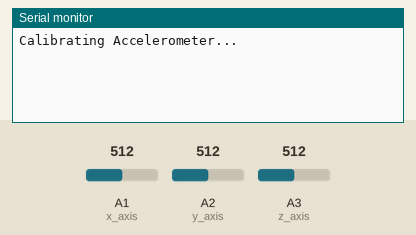
The sketch below on a simulated Arduino MKR. Shown: the last lines printed to the serial monitor. The test bench sets the inputs (shaded band); at power-on: A1 (x_axis) = 512, A2 (y_axis) = 512, A3 (z_axis) = 512. No radio packets arrive unless stated.

Above: at 3.8 s.
3.9 s: A1 (x_axis) set to 716
At 5.7 s:
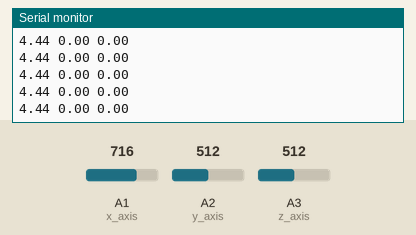
6.7 s: A2 (y_axis) set to 716
At 8.1 s:
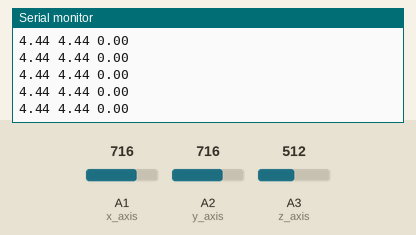
8.2 s: A3 (z_axis) set to 716
9.7 s: A1 (x_axis) set to 900
At 11.1 s:
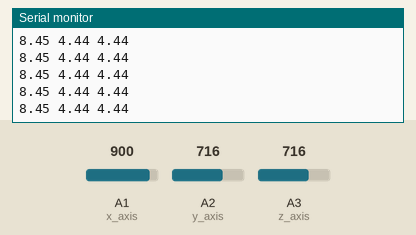
11.2 s: A2 (y_axis) set to 900
12.7 s: A3 (z_axis) set to 900
At 14.4 s:
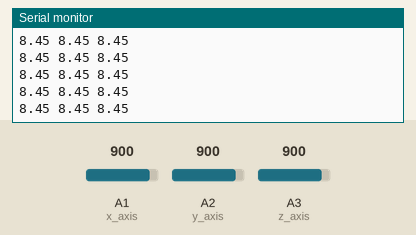
Timing chart, 0 to 15.2 s (numbered marks = the images above; inputs shaded):
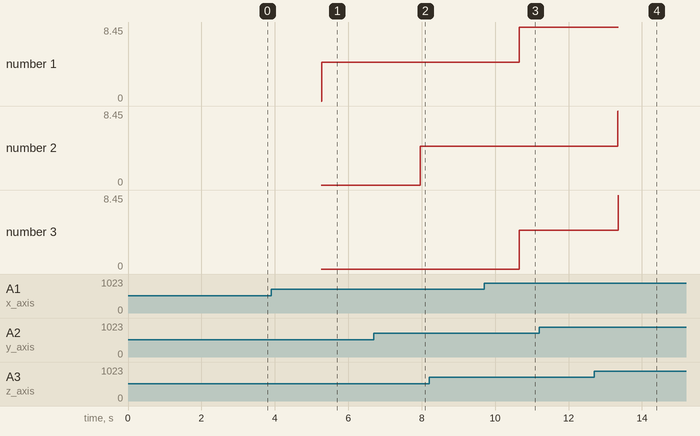

The sketch:

Sender.ino
```cpp
#include "Sender.h"

double xZero = 0.0; double yZero = 0.0; double zZero = 0.0;

void setup() {
  // //Initialise Serial connection
  Serial.begin(9600);
  LoRa.begin(915E6);
  callibrate(256, xZero, yZero, zZero);
}

void loop() {
  // ---------- VARIABLES ----------
  // FFT SAMPLING
  double real_x_axis[sample_n]{}; double imag_x_axis[sample_n]{};
  double real_y_axis[sample_n]{}; double imag_y_axis[sample_n]{};
  double real_z_axis[sample_n]{}; double imag_z_axis[sample_n]{};

  // ACCELERATION SAMPLING
  double xAccel[sample_n]{}; double yAccel[sample_n]{};
  double zAccel[sample_n]{};

  // VELOCITY SAMPLING
  double xVel[sample_n]{}; double yVel[sample_n]{};
  double zVel[sample_n]{};

  // DISPLACEMENT SAMPLING
  double xDisp[sample_n]{}; double yDisp[sample_n]{};
  double zDisp[sample_n]{};

  // MAXIMUM ACCELERATION
  double maxAccelX = 0.0; double maxAccelY = 0.0;
  double maxAccelZ = 0.0;

  // MAXIMUM FREQUENCY
  double xFreq = 0.0; double yFreq = 0.0; double zFreq = 0.0;
  // ---------- VARIABLES ----------

  // ---------- SAMPLE RAW DATA ----------
  readRawData(real_x_axis, real_y_axis, real_z_axis);
  // ---------- SAMPLE RAW DATA ----------

  // ---------- TURN RAW DATA INTO ACCELERATION (m/s/s) ----------
  processRawData(xAccel, yAccel, zAccel, real_x_axis, real_y_axis,
                  real_z_axis, xZero, yZero, zZero);
  // ---------- TURN RAW DATA INTO ACCELERATION (m/s/s) ----------

  // ---------- SERIAL PRINT ACCELERATION (m/s/s) ----------
  printAxisValues(xAccel, yAccel, zAccel);
  // ---------- SERIAL PRINT ACCELERATION (m/s/s) ----------

  // ---------- FIND MAX ACCELERATION ----------
  maxAccelX = findMaxAbs(xAccel);
  maxAccelY = findMaxAbs(yAccel);
  maxAccelZ = findMaxAbs(zAccel);
  // ---------- FIND MAX ACCELERATION ----------

  // ---------- REMOVE HIGH FREQUENCIES ----------
  lowPassFilter(xAccel);
  lowPassFilter(yAccel);
  lowPassFilter(zAccel);
  // ---------- REMOVE HIGH FREQUENCIES ----------

  // ---------- COMPUTE FFT ----------
  arduinoFFT xFFT(xAccel, imag_x_axis, sample_n, sampling_rate);
  arduinoFFT yFFT(yAccel, imag_y_axis, sample_n, sampling_rate);
  arduinoFFT zFFT(zAccel, imag_z_axis, sample_n, sampling_rate);

  xFFT.DCRemoval();
  yFFT.DCRemoval();
  zFFT.DCRemoval();

  xFFT.Windowing(window_type, FFT_dir);
  yFFT.Windowing(window_type, FFT_dir);
  zFFT.Windowing(window_type, FFT_dir);

  xFFT.Compute(FFT_dir);
  yFFT.Compute(FFT_dir);
  zFFT.Compute(FFT_dir);

  xFFT.ComplexToMagnitude();
  yFFT.ComplexToMagnitude();
  zFFT.ComplexToMagnitude();
  // ---------- COMPUTE FFT ----------

  // ---------- FIND HIGHEST FREQUENCY ----------
  xFreq = xFFT.MajorPeak();
  yFreq = yFFT.MajorPeak();
  zFreq = zFFT.MajorPeak();
  // ---------- FIND HIGHEST FREQUENCY ----------

  // ---------- CONVERT NAN TO 0 ----------
  checkNan(maxAccelX);
  checkNan(maxAccelY);
  checkNan(maxAccelZ);

  checkNan(xFreq);
  checkNan(yFreq);
  checkNan(zFreq);
  // ---------- CONVERT NAN TO 0 ----------

 // ---------- TRANSMIT LORA PACKET ----------
  LoRa.beginPacket();
  LoRa.write((uint8_t*)&xFreq, sizeof(xFreq));
  LoRa.write((uint8_t*)&yFreq, sizeof(yFreq));
  LoRa.write((uint8_t*)&zFreq, sizeof(zFreq));

  LoRa.write((uint8_t*)&maxAccelX, sizeof(maxAccelX));
  LoRa.write((uint8_t*)&maxAccelY, sizeof(maxAccelY));
  LoRa.write((uint8_t*)&maxAccelZ, sizeof(maxAccelZ));
  LoRa.endPacket();
  // ---------- TRANSMIT LORA PACKET ----------
}
```

FFT.cpp
```cpp
#include "Sender.h"

// double findMax(double arr[]) {
//   return *std::max_element(arr, arr+sample_n);
// }

double thresholdX = 0, thresholdY = 0, thresholdZ = 0;

double findMaxAbs(const double data[]) {
  double maxVal = 0;
  for (int i = 0; i < sample_n; ++i) {
    double absVal = abs(data[i]);
    if (absVal > maxVal) {
      maxVal = absVal;
    }
  }
  return maxVal;
}

void addGravity(double arr[]) {
  for (int i = 0; i < sample_n; i++) {
    arr[i] *= g;
  }
}

// void lowPassFilter(double *input, double *output, int windowSize) {
//   for (int i = 0; i < sample_n; i++) {
//     output[i] = 0;
//     int count = 0;
//     for (int j = i - windowSize; j <= i + windowSize; j++) {
//       if (j >= 0 && j < sample_n) {
//         output[i] += input[j];
//         count++;
//       }
//     }
//     output[i] /= count;
//   }
// }

// void lowPassFilter(double arr[]) {
//   double sum = 0;

//   for (uint16_t i = 0; i < window_size; ++i) {
//     sum += arr[i];
//   }

//   for (uint16_t i = window_size; i < sample_n; ++i) {
//     sum = sum - arr[i - window_size] + arr[i];
//     arr[i - window_size / 2] = sum / window_size;
//   }

//   for (uint16_t i = sample_n - window_size / 2; i < sample_n; ++i) {
//     arr[i] = arr[sample_n - window_size / 2 - 1];
//   }
// }

void lowPassFilter(double *data) {
  double filteredData = data[0]; // Initialize with the first value of the data array

  for (uint16_t i = 1; i < sample_n; i++) {
    filteredData = LP_alpha * data[i] + (1.0 - LP_alpha) * filteredData;
    data[i] = filteredData;
  }
}

void highPassFilter(double *data) {
  double filteredData = data[0]; // Initialize with the first value of the data array
  double prevRawData = data[0]; // Keep track of the previous raw data value

  for (uint16_t i = 1; i < sample_n; i++) {
    filteredData = HP_alpha * filteredData + HP_alpha * (data[i] - prevRawData);
    prevRawData = data[i];
    data[i] = filteredData;
  }
}

int findMaxIndex(double arr[]) {
  int maxIndex = 1;
  for (int i = 1; i < sample_n / 2; i++) { // Only need to search the first half of the array
    if (arr[i] > arr[maxIndex]) {
      maxIndex = i;
    }
  }
  return maxIndex;
}

double findAvg(double arr[]) {
  double sum = 0.0;
  for (int i = 0; i < sample_n; i++) {
    sum += arr[i];
  }
  return sum / sample_n;
}

void removeBias(double arr[]) {
  double bias = findAvg(arr);
  for (int i = 0; i < sample_n; i++) {
    arr[i] -= bias;
  }
}

void integrate(const double arr[], double dt, double integrated[]) {
  double sum = 0.0;
  for (int i = 0; i < sample_n; i++) {
    sum += arr[i] * dt;
    integrated[i] = sum;
  }
}

void readRawData(double real_x_axis[], double real_y_axis[], double real_z_axis[]) {
  for (int i = 0; i < sample_n; i++) {
    // READ RAW DATA FROM ANALOG PINS
    real_x_axis[i] = analogRead(x_axis);
    real_y_axis[i] = analogRead(y_axis);
    real_z_axis[i] = analogRead(z_axis);
    // SAMPLING INTERVAL
    delay(sample_interval);
  }
}

void processRawData(double xAccel[], double yAccel[], double zAccel[],
                    const double real_x_axis[], const double real_y_axis[],
                    const double real_z_axis[], double xZero, double yZero, double zZero) {
  for (int i = 0; i < sample_n; i++) {
    // CONVERT ADC LEVEL TO A VOLTAGE
    double voltageX = ((real_x_axis[i] * vRef) / (adc_resolution - 1));
    double voltageY = ((real_y_axis[i] * vRef) / (adc_resolution - 1));
    double voltageZ = ((real_z_axis[i] * vRef) / (adc_resolution - 1));

    xAccel[i] = ((voltageX - vRef / 2) / sensitivity - xZero) * g;
    yAccel[i] = ((voltageY - vRef / 2) / sensitivity - yZero) * g;
    zAccel[i] = ((voltageZ - vRef / 2) / sensitivity - zZero - 1) * g; // Subtract gravity

    // // Apply threshold to remove noise
    xAccel[i] = (abs(xAccel[i]) <= 0.7) ? 0 : xAccel[i];
    yAccel[i] = (abs(yAccel[i]) <= 0.9) ? 0 : yAccel[i];
    zAccel[i] = (abs(zAccel[i]) <= 0.1) ? 0 : zAccel[i];
    // Update thresholds with exponential moving average
    // thresholdX = alpha * abs(xAccel[i]) + (1 - alpha) * thresholdX;
    // thresholdY = alpha * abs(yAccel[i]) + (1 - alpha) * thresholdY;
    // thresholdZ = alpha * abs(zAccel[i]) + (1 - alpha) * thresholdZ;

    // // Apply threshold to remove noise
    // xAccel[i] = (abs(xAccel[i]) <= thresholdX) ? 0 : xAccel[i];
    // yAccel[i] = (abs(yAccel[i]) <= thresholdY) ? 0 : yAccel[i];
    // zAccel[i] = (abs(zAccel[i]) <= thresholdZ) ? 0 : zAccel[i];
  }
}

void integrate(const double xIn[], const double yIn[], const double zIn[],
                      double xOut[], double yOut[], double zOut[]) {
  double dt = sample_interval / 1000; // sampl_interval back into seconds
  for(int i = 1; i < sample_n; ++i) {
    xOut[i] = xOut[i - 1] + 0.5 * (xIn[i] + xIn[i - 1]) * dt;
    yOut[i] = yOut[i - 1] + 0.5 * (yIn[i] + yIn[i - 1]) * dt;
    zOut[i] = zOut[i - 1] + 0.5 * (zIn[i] + zIn[i - 1]) * dt;
  }
}

void checkNan(double& freq) {
 if (isnan(freq)) {
  freq = 0;
 }
}
```

Sender.h
```cpp
#ifndef Sender_h
#define Sender_h

#include "Arduino.h"
#include <algorithm>
#include <math.h>
#include <MKRWAN.h>
#include <arduinoFFT.h>
#include <LoRa.h>
#include <stdio.h>
#include <iostream>

static constexpr double pi = 3.14159265358979323846;

//---------- Accelerometer Values ----------
static const int x_axis = A1;
static const int y_axis = A2;
static const int z_axis = A3;
static const int adc_resolution = 4096; //12 BIT ADC
static const double g = 9.81;
const double noiseThreshold = 0.15;
// CALIBRATION
// const double vRef = 3.3; //3.3V reference / supply
const double vRef = 3.0; // BATTERY CONNECTION
static const double sensitivity = 0.33; //330 mV/g at 3.3V
//---------- Accelerometer Values ----------

//---------- FFT Values ----------
static const int frequency = 2;
// THIS IS THE MAXIMUM FREQUENCY THAT THE FFT CAN DETECT
static const int maxFreq = 25;
static const uint16_t sample_n = 128; //MUST BE EXP 2
// SAMPLING RATE MUST BE AT LEAST TWICE THE MAX FREQUENCY
static const constexpr double sampling_rate = maxFreq * 2;
 //Gives sample interval in milliseconds
static constexpr double sample_interval = ((1.0/sampling_rate)
                                            * 1000);

// ---------- FILTER VALUES ----------
constexpr double HP_Fc = 0.5; // high pass cut-off frequency
constexpr double LP_Fc = 5; // low pass cut-off frequency
constexpr double sampling_period = 1.0 / sampling_rate;

constexpr double HP_alpha = (1 - (2 * pi * HP_Fc
                                * sampling_period))
                            / (1 + (2 * pi * HP_Fc
                                * sampling_period));
constexpr double LP_alpha = 1 / (1 + (2 * pi * LP_Fc
                                * sampling_period));

const double alpha = 0.95;
// ---------- FILTER VALUES ----------

//FFT Function Values
// #define window_type FFT_WIN_TYP_HAMMING
#define window_type FFT_WIN_TYP_HANN
#define FFT_dir FFT_FORWARD
//---------- FFT Values ----------

// ---------- FUNCTIONS ----------
double findMaxAbs(const double data[]);
void lowPassFilter(double *data);
void highPassFilter(double *data);
void addGravity(double arr[]);
int findMaxIndex(double arr[]);
double findAvg(double arr[]);
void removeBias(double arr[]);
void integrate(const double arr[], double dt, double integrated[]);
void readRawData(double real_x_axis[], double real_y_axis[],
                 double real_z_axis[]);
void processRawData(double xAccel[], double yAccel[],
                    double zAccel[],
                    const double real_x_axis[],
                    const double real_y_axis[],
                    const double real_z_axis[], double xZero,
                    double yZero,
                    double zZero);
void integrate(const double xIn[], const double yIn[],
                const double zIn[], double xOut[],
                double yOut[], double zOut[]);
// ---------- FUNCTIONS ----------

// ---------- TEST FUNCTIONS ----------
void genSineWave(double arr[]);
void genZeroWave(double arr[]);
void printAxisValues(double xAccel[], double yAccel[],
                        double zAccel[]);
void printAxisVal(double xFreq, double yFreq, double zFreq);
void printAxisValueSingle(double accel[]);
void callibrate(int callibration_samples, double& xZero,
                double& yZero, double& zZero);
void checkNan(double& freq);
// ---------- TEST FUNCTIONS ----------

#endif
```

Sensor.cpp
```cpp
// #include "Sender.h"
// // LoRaModem LoRa;

// // namespace TNN {
// // static const char DEV_EUI[] = "70B3D57ED005BBA1";
// // static const char APP_EUI[] = "323738316A377F09";
// // static const char APP_KEY[] = "E863410BB8DC8ED66D23285FBD231518";
// // }

// // void setup() {
// //   // put your setup code here, to run once:
// //   Serial.begin(9600);
// //   while (!Serial);
// //   Serial.println("here1");
// //   bool beginSuccess = LoRa.begin(AU915);
// //   if(beginSuccess){
// //     Serial.println("Success to start modem");
// //   } else{
// //     Serial.println("Failed to start modem");
// //   }

// //   // if(!LoRa.begin(AU915)){
// //   //   Serial.println("Failed to start modem");
// //   //   while(true);
// //   // }
// //   Serial.println("here2");
// //   bool joinSuccess = LoRa.joinOTAA(TNN::APP_EUI, TNN::APP_KEY, TNN::DEV_EUI);
// //   if (joinSuccess) {
// //       Serial.println("Joined successfully");
// //   } else {
// //       Serial.println("Join failed");
// //   }
// //   Serial.println("here3");
// // }

// int readAxis(int axis){
//   return analogRead(axis);
// }

// void printAxis(char label, int axis){
//   // Serial.println("%c = %d",&label, readAxis(axis));
//   Serial.print(label);
//   Serial.print("= \t");
//   Serial.println(readAxis(axis));
//   // Serial.print("\t");
// }
```

Testing.cpp
```cpp
#include "Sender.h"

void genSineWave(double arr[]) {
    for (int i = 0; i < sample_n; ++i) {
        arr[i] = std::sin(2 * pi * frequency * i / sampling_rate);
    }
}

void genZeroWave(double arr[]) {
    for (int i = 0; i < sample_n; ++i) {
        arr[i] = 1;
    }
}

void printAxisValues(double xVal[], double yVal[], double zVal[]) {
    for (int i = 0; i < sample_n; i++) {
        Serial.print(xVal[i]);
        Serial.print(" ");
        Serial.print(yVal[i]);
        Serial.print(" ");
        Serial.println(zVal[i]);
    }
}

void printAxisVal(double xVal, double yVal, double zVal) {
    Serial.print(xVal);
    Serial.print(" ");
    Serial.print(yVal);
    Serial.print(" ");
    Serial.println(zVal);
}

void printAxisValueSingle(double accel[]) {
    for (int i = 0; i < sample_n; i++) {
        Serial.println(accel[i]);
    }
}

void callibrate (int callibration_samples, double& xZero, double& yZero, double& zZero) {
    Serial.println("Calibrating Accelerometer...");

    double offsetX = 0;
    double offsetY = 0;
    double offsetZ = 0;

    for (int i = 0; i < callibration_samples; i++) {
        double rawX = analogRead(x_axis);
        double rawY = analogRead(y_axis);
        double rawZ = analogRead(z_axis);

        double voltageX = (rawX * vRef) / (adc_resolution - 1);
        double voltageY = (rawY * vRef) / (adc_resolution - 1);
        double voltageZ = (rawZ * vRef) / (adc_resolution - 1);

        double accelerationX = (voltageX - vRef / 2) / sensitivity;
        double accelerationY = (voltageY - vRef / 2) / sensitivity;
        double accelerationZ = (voltageZ - vRef / 2) / sensitivity - 1;

        offsetX += accelerationX;
        offsetY += accelerationY;
        offsetZ += accelerationZ;
        delay(10);
    }

    offsetX /= callibration_samples;
    offsetY /= callibration_samples;
    offsetZ /= callibration_samples;

    // ---------- MUST BE TURNED OFF IF PWR IS BATTERY ----------
    // Serial.print("Offset X: ");
    // Serial.println(offsetX, 6);
    // Serial.print("Offset Y: ");
    // Serial.println(offsetY, 6);
    // Serial.print("Offset ccoffsetZ: ");
    // Serial.println(offsetZ, 6);
    // ---------- MUST BE TURNED OFF IF PWR IS BATTERY ----------

    xZero = offsetX;
    yZero = offsetY;
    zZero = offsetZ;
}
```

Measured:
- after the input at 3.9 s, the serial monitor: prints a new line after 1.4 s (image 1)
- after the input at 6.7 s, the serial monitor: prints a new line after 1.3 s (image 2)
- after the input at 9.7 s, the serial monitor: prints a new line after 0.96 s (image 3)
- after the input at 12.7 s, the serial monitor: prints a new line after 0.65 s (image 4)
- plotted number 1: 4.44 → 8.45 after the input at 9.7 s
